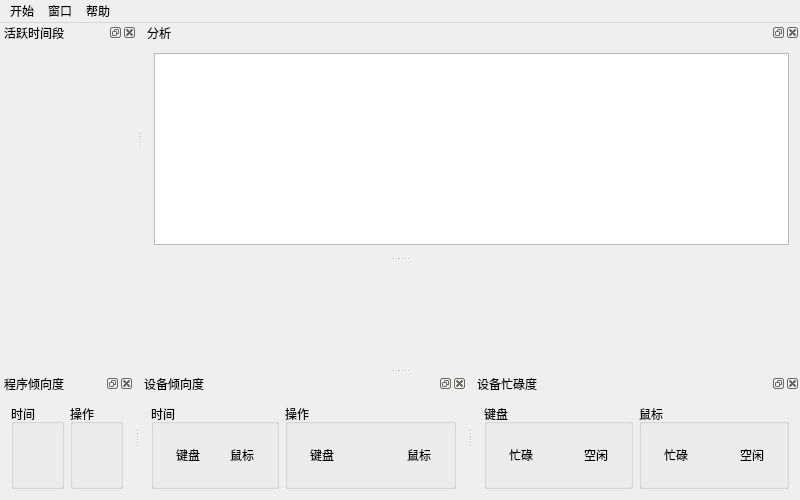
<?xml version="1.0" encoding="UTF-8"?>
<ui version="4.0">
 <class>MainWindow</class>
 <widget class="QMainWindow" name="MainWindow">
  <property name="geometry">
   <rect>
    <x>0</x>
    <y>0</y>
    <width>800</width>
    <height>500</height>
   </rect>
  </property>
  <property name="windowTitle">
   <string>PCHMS</string>
  </property>
  <property name="dockNestingEnabled">
   <bool>true</bool>
  </property>
  <widget class="QWidget" name="centralWidget">
   <layout class="QGridLayout" name="gridLayout">
    <item row="0" column="0">
     <widget class="GlobalChart" name="globalChart" native="true"/>
    </item>
   </layout>
  </widget>
  <widget class="QDockWidget" name="programHabitDock">
   <property name="windowTitle">
    <string>程序倾向度</string>
   </property>
   <attribute name="dockWidgetArea">
    <number>8</number>
   </attribute>
   <widget class="QWidget" name="dockWidgetContents_2">
    <layout class="QGridLayout" name="gridLayout_3">
     <item row="0" column="1">
      <widget class="QGroupBox" name="groupBox">
       <property name="title">
        <string>操作</string>
       </property>
       <layout class="QGridLayout" name="gridLayout_4">
        <item row="0" column="0">
         <widget class="PieView" name="softwareOperation" native="true"/>
        </item>
       </layout>
      </widget>
     </item>
     <item row="0" column="0">
      <widget class="QGroupBox" name="groupBox_2">
       <property name="title">
        <string>时间</string>
       </property>
       <layout class="QGridLayout" name="gridLayout_5">
        <item row="0" column="0">
         <widget class="PieView" name="softwareTime" native="true"/>
        </item>
       </layout>
      </widget>
     </item>
    </layout>
   </widget>
  </widget>
  <widget class="QDockWidget" name="deviceHabitDock">
   <property name="minimumSize">
    <size>
     <width>264</width>
     <height>102</height>
    </size>
   </property>
   <property name="floating">
    <bool>false</bool>
   </property>
   <property name="windowTitle">
    <string>设备倾向度</string>
   </property>
   <attribute name="dockWidgetArea">
    <number>8</number>
   </attribute>
   <widget class="QWidget" name="dockWidgetContents_3">
    <layout class="QGridLayout" name="gridLayout_7">
     <item row="0" column="1">
      <widget class="QGroupBox" name="groupBox_3">
       <property name="title">
        <string>操作</string>
       </property>
       <layout class="QGridLayout" name="gridLayout_8">
        <item row="0" column="0">
         <widget class="HabitDial" name="deviceOperation" native="true">
          <property name="minimumSize">
           <size>
            <width>100</width>
            <height>30</height>
           </size>
          </property>
          <property name="toolTip">
           <string>鼠标键盘操作次数的对比</string>
          </property>
          <layout class="QHBoxLayout" name="horizontalLayout_2">
           <item>
            <widget class="QLabel" name="label_4">
             <property name="minimumSize">
              <size>
               <width>0</width>
               <height>12</height>
              </size>
             </property>
             <property name="text">
              <string>键盘</string>
             </property>
            </widget>
           </item>
           <item>
            <spacer name="horizontalSpacer_2">
             <property name="orientation">
              <enum>Qt::Horizontal</enum>
             </property>
             <property name="sizeHint" stdset="0">
              <size>
               <width>72</width>
               <height>9</height>
              </size>
             </property>
            </spacer>
           </item>
           <item>
            <widget class="QLabel" name="label_3">
             <property name="minimumSize">
              <size>
               <width>0</width>
               <height>12</height>
              </size>
             </property>
             <property name="text">
              <string>鼠标</string>
             </property>
            </widget>
           </item>
          </layout>
         </widget>
        </item>
       </layout>
      </widget>
     </item>
     <item row="0" column="0">
      <widget class="QGroupBox" name="groupBox_4">
       <property name="title">
        <string>时间</string>
       </property>
       <layout class="QGridLayout" name="gridLayout_9">
        <item row="0" column="0">
         <widget class="HabitDial" name="deviceTime" native="true">
          <property name="minimumSize">
           <size>
            <width>100</width>
            <height>30</height>
           </size>
          </property>
          <property name="toolTip">
           <string>鼠标键盘活跃时间的对比</string>
          </property>
          <layout class="QHBoxLayout" name="horizontalLayout">
           <item>
            <widget class="QLabel" name="label">
             <property name="minimumSize">
              <size>
               <width>0</width>
               <height>12</height>
              </size>
             </property>
             <property name="text">
              <string>键盘</string>
             </property>
            </widget>
           </item>
           <item>
            <spacer name="horizontalSpacer">
             <property name="orientation">
              <enum>Qt::Horizontal</enum>
             </property>
             <property name="sizeHint" stdset="0">
              <size>
               <width>29</width>
               <height>9</height>
              </size>
             </property>
            </spacer>
           </item>
           <item>
            <widget class="QLabel" name="label_2">
             <property name="minimumSize">
              <size>
               <width>0</width>
               <height>12</height>
              </size>
             </property>
             <property name="text">
              <string>鼠标</string>
             </property>
            </widget>
           </item>
          </layout>
         </widget>
        </item>
       </layout>
      </widget>
     </item>
    </layout>
   </widget>
  </widget>
  <widget class="QDockWidget" name="deviceBusyDock">
   <property name="minimumSize">
    <size>
     <width>264</width>
     <height>102</height>
    </size>
   </property>
   <property name="windowTitle">
    <string>设备忙碌度</string>
   </property>
   <attribute name="dockWidgetArea">
    <number>8</number>
   </attribute>
   <widget class="QWidget" name="dockWidgetContents_4">
    <layout class="QGridLayout" name="gridLayout_12">
     <item row="0" column="0">
      <widget class="QGroupBox" name="groupBox_5">
       <property name="title">
        <string>键盘</string>
       </property>
       <layout class="QGridLayout" name="gridLayout_11">
        <item row="0" column="0">
         <widget class="HabitDial" name="keyboardBusy" native="true">
          <property name="minimumSize">
           <size>
            <width>100</width>
            <height>30</height>
           </size>
          </property>
          <property name="toolTip">
           <string>键盘忙碌与否</string>
          </property>
          <layout class="QHBoxLayout" name="horizontalLayout_3">
           <item>
            <widget class="QLabel" name="label_6">
             <property name="minimumSize">
              <size>
               <width>0</width>
               <height>12</height>
              </size>
             </property>
             <property name="text">
              <string>忙碌</string>
             </property>
            </widget>
           </item>
           <item>
            <spacer name="horizontalSpacer_3">
             <property name="orientation">
              <enum>Qt::Horizontal</enum>
             </property>
             <property name="sizeHint" stdset="0">
              <size>
               <width>50</width>
               <height>9</height>
              </size>
             </property>
            </spacer>
           </item>
           <item>
            <widget class="QLabel" name="label_5">
             <property name="minimumSize">
              <size>
               <width>0</width>
               <height>12</height>
              </size>
             </property>
             <property name="text">
              <string>空闲</string>
             </property>
            </widget>
           </item>
          </layout>
         </widget>
        </item>
       </layout>
      </widget>
     </item>
     <item row="0" column="1">
      <widget class="QGroupBox" name="groupBox_6">
       <property name="title">
        <string>鼠标</string>
       </property>
       <layout class="QGridLayout" name="gridLayout_10">
        <item row="0" column="0">
         <widget class="HabitDial" name="mouseBusy" native="true">
          <property name="minimumSize">
           <size>
            <width>100</width>
            <height>30</height>
           </size>
          </property>
          <property name="toolTip">
           <string>鼠标忙碌与否</string>
          </property>
          <layout class="QHBoxLayout" name="horizontalLayout_4">
           <item>
            <widget class="QLabel" name="label_8">
             <property name="minimumSize">
              <size>
               <width>0</width>
               <height>12</height>
              </size>
             </property>
             <property name="text">
              <string>忙碌</string>
             </property>
            </widget>
           </item>
           <item>
            <spacer name="horizontalSpacer_4">
             <property name="orientation">
              <enum>Qt::Horizontal</enum>
             </property>
             <property name="sizeHint" stdset="0">
              <size>
               <width>51</width>
               <height>9</height>
              </size>
             </property>
            </spacer>
           </item>
           <item>
            <widget class="QLabel" name="label_7">
             <property name="minimumSize">
              <size>
               <width>0</width>
               <height>12</height>
              </size>
             </property>
             <property name="text">
              <string>空闲</string>
             </property>
            </widget>
           </item>
          </layout>
         </widget>
        </item>
       </layout>
      </widget>
     </item>
    </layout>
   </widget>
  </widget>
  <widget class="QDockWidget" name="activeTimeDock">
   <property name="windowTitle">
    <string>活跃时间段</string>
   </property>
   <attribute name="dockWidgetArea">
    <number>4</number>
   </attribute>
   <widget class="QWidget" name="dockWidgetContents_5">
    <layout class="QGridLayout" name="gridLayout_13">
     <item row="0" column="0">
      <widget class="ActivePeriodChart" name="activePeriod" native="true"/>
     </item>
    </layout>
   </widget>
  </widget>
  <widget class="QMenuBar" name="menuBar">
   <property name="geometry">
    <rect>
     <x>0</x>
     <y>0</y>
     <width>800</width>
     <height>23</height>
    </rect>
   </property>
   <widget class="QMenu" name="windowMenu">
    <property name="title">
     <string>窗口</string>
    </property>
   </widget>
   <widget class="QMenu" name="menu">
    <property name="title">
     <string>开始</string>
    </property>
    <addaction name="exitAction"/>
   </widget>
   <widget class="QMenu" name="menu_2">
    <property name="title">
     <string>帮助</string>
    </property>
    <addaction name="aboutProjectAction"/>
    <addaction name="aboutAuthorAction"/>
    <addaction name="aboutQtAction"/>
   </widget>
   <addaction name="menu"/>
   <addaction name="windowMenu"/>
   <addaction name="menu_2"/>
  </widget>
  <widget class="QDockWidget" name="dockWidget">
   <property name="windowTitle">
    <string>分析</string>
   </property>
   <attribute name="dockWidgetArea">
    <number>4</number>
   </attribute>
   <widget class="QWidget" name="dockWidgetContents">
    <layout class="QGridLayout" name="gridLayout_2">
     <item row="0" column="0">
      <widget class="SuggestionView" name="suggestionListView">
       <property name="editTriggers">
        <set>QAbstractItemView::NoEditTriggers</set>
       </property>
      </widget>
     </item>
    </layout>
   </widget>
  </widget>
  <action name="exitAction">
   <property name="text">
    <string>退出</string>
   </property>
  </action>
  <action name="aboutQtAction">
   <property name="text">
    <string>关于Qt</string>
   </property>
  </action>
  <action name="aboutAuthorAction">
   <property name="text">
    <string>关于作者</string>
   </property>
  </action>
  <action name="aboutProjectAction">
   <property name="text">
    <string>关于项目</string>
   </property>
  </action>
 </widget>
 <layoutdefault spacing="6" margin="11"/>
 <customwidgets>
  <customwidget>
   <class>PieView</class>
   <extends>QWidget</extends>
   <header>pieview.h</header>
   <container>1</container>
  </customwidget>
  <customwidget>
   <class>HabitDial</class>
   <extends>QWidget</extends>
   <header>habitdial.h</header>
   <container>1</container>
  </customwidget>
  <customwidget>
   <class>ActivePeriodChart</class>
   <extends>QWidget</extends>
   <header>activeperiodchart.h</header>
   <container>1</container>
  </customwidget>
  <customwidget>
   <class>GlobalChart</class>
   <extends>QWidget</extends>
   <header>globalchart.h</header>
   <container>1</container>
  </customwidget>
  <customwidget>
   <class>SuggestionView</class>
   <extends>QListView</extends>
   <header>suggestionview.h</header>
  </customwidget>
 </customwidgets>
 <resources/>
 <connections/>
</ui>
